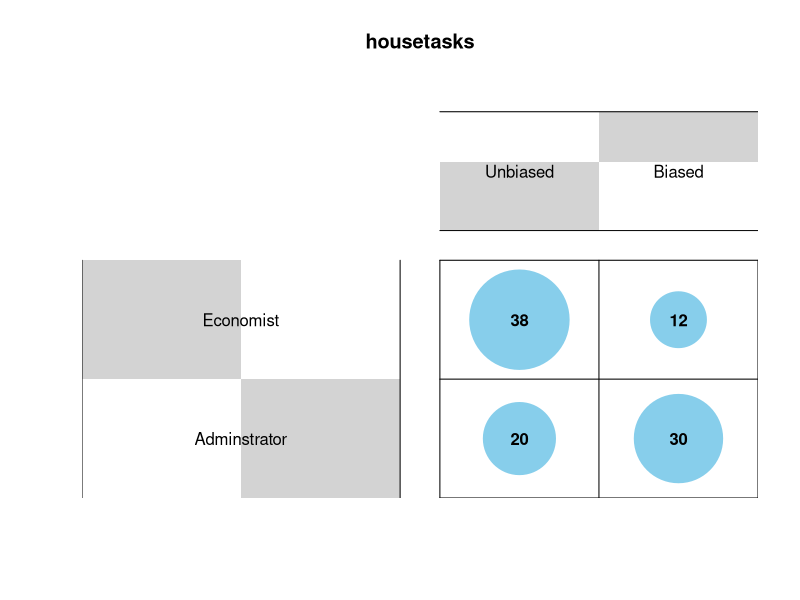
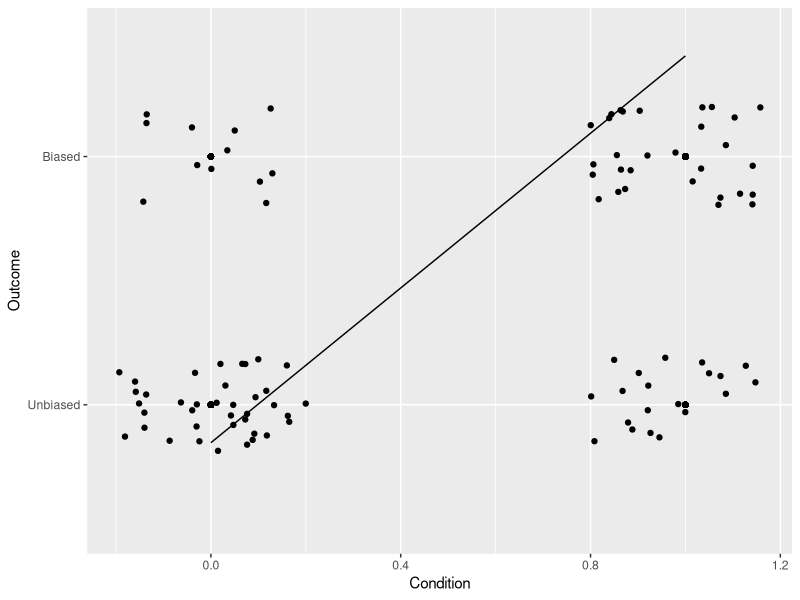

Generate these figures, in order, with R:
## ---- chunk 1
knitr::opts_chunk$set(echo = TRUE)
library(foreign)
library(ggplot2)
library(gplots)
setwd('~/Documents/Psychology/Oregon/Teaching/Multivariate/Spr 2022/Lecture Data/')
## ---- chunk 2

# Get the data using read.foreign
data <- read.spss("Lecture12Labor.sav", to.data.frame=TRUE)
head(data)

## ---- chunk 3
table(data)

balloonplot(t(table(data)), main ="housetasks", xlab ="", ylab="", label = TRUE, show.margins = FALSE)

## ---- chunk 4

chisq <- chisq.test(table(data))
chisq

## ---- chunk 5

logitModel = glm(Outcome ~ Condition,
                 data = data,
                 family = binomial(link="logit"),
                 na.action=na.omit)

summary(logitModel)
anova(logitModel)

## ---- chunk 6

# Create a hypothetical range of "condition" from 0 to 1
hypCond <-seq(0, 1, 0.001)

# Predict the fitted values given the hypothetical data and the model parameters
predicted <- 1 + logitModel$coefficients[1] + 
                 logitModel$coefficients[2]*hypCond

predicted.data <- data.frame(hypCond,predicted)

# Plot everything
p <- ggplot(data, aes(x=as.numeric(Condition)-1, y=Outcome)) +
  geom_point() + 
  geom_jitter(width=.2, height = .2) +
  xlab('Condition')


p + 
  geom_point() + 
  geom_line(data=predicted.data, aes(x = hypCond, y = predicted+1))
